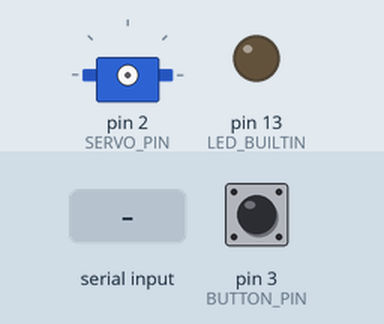
This sketch was run on a simulated Arduino Uno, built with avr-gcc and run on an emulated ATmega328P. Parts: servo, output pins drawn as LEDs (lit = HIGH). The test bench sets the inputs (shaded band); at power-on: pin 3 (BUTTON_PIN) HIGH.

Above: at 1.4 s.
1.5 s: "TEST\n" received over Serial
At 1.79 s:
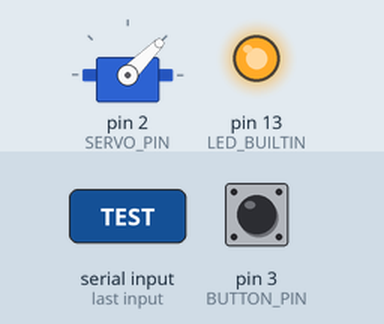
At 3.12 s:
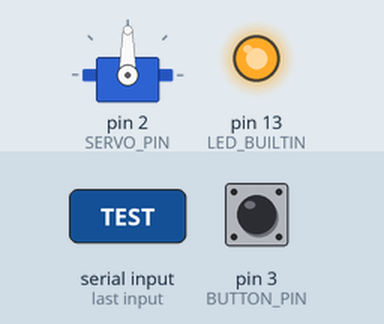
6.1 s: "OBSTACLE\n" received over Serial
At 6.61 s:
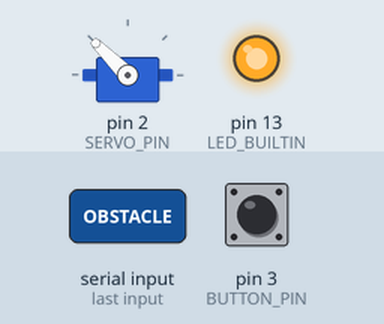
Timing chart, 0 to 9.4 s (numbered marks = the images above; inputs shaded):
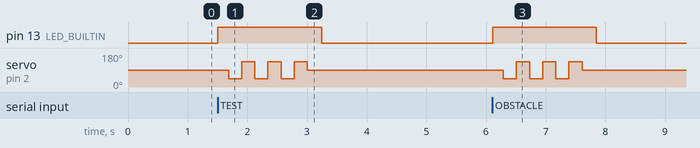

Measured:
- after the input at 1.5 s, pin 13 (LED_BUILTIN): LOW → HIGH at once, → LOW 1.7 s later; servo on pin 2 (SERVO_PIN): 90° → 45° after 0.18 s, then repeats every 0.44 s: 135° 0.22 s, 45° 0.22 s, until it stays 90° from 3.0 s
- after the input at 6.1 s, pin 13 (LED_BUILTIN): LOW → HIGH at once, → LOW 1.7 s later; servo on pin 2 (SERVO_PIN): 90° → 45° after 0.19 s, then repeats every 0.44 s: 135° 0.22 s, 45° 0.22 s, until it stays 90° from 7.6 s

The sketch:

hm10_sg90_button.ino
```cpp
// (licence header left out)
#include <Arduino.h>
#include <Servo.h>
#include <string.h>

const uint8_t SERVO_PIN = 2;
const uint8_t BUTTON_PIN = 3;
// true: powered 3-pin button module (S/V/G, with its own resistor).
// false: bare 2-pin switch between D3 and GND.
const bool BUTTON_MODULE = true;
const uint8_t CENTER_ANGLE = 90;
const uint8_t LEFT_ANGLE = 45;
const uint8_t RIGHT_ANGLE = 135;
// Hardware UART shared with USB. Disconnect D0/D1 wires before uploading.
// HM-10 TX -> UNO D0 (RX); UNO D1 (TX) -> divider -> HM-10 RX.
HardwareSerial &hm10 = Serial;
Servo warningServo;
char line[32];
uint8_t used = 0;
bool discardLine = false;
bool connectionSuffix = false;
unsigned long lastRxAt = 0;
const unsigned long RX_IDLE_MS = 500;
bool moving = false;
uint8_t phase = 0;
unsigned long phaseAt = 0;
const uint8_t warningAngles[] = {
  CENTER_ANGLE,
  LEFT_ANGLE, RIGHT_ANGLE,
  LEFT_ANGLE, RIGHT_ANGLE,
  LEFT_ANGLE, RIGHT_ANGLE,
  CENTER_ANGLE
};
const unsigned long phaseMs[] = {180, 220, 220, 220, 220, 220, 220, 240};
const uint8_t PHASE_COUNT = sizeof(warningAngles) / sizeof(warningAngles[0]);
static_assert(sizeof(phaseMs) / sizeof(phaseMs[0]) == PHASE_COUNT,
              "Each servo angle needs a hold duration");
bool rawButton = HIGH;
bool stableButton = HIGH;
uint8_t releasedLevel = HIGH;
unsigned long buttonChangedAt = 0;
bool assistantPending = false;
unsigned long lastAssistAt = 0;

void resetRxLine() {
  used = 0;
  line[0] = '\0';
  discardLine = false;
  connectionSuffix = false;
}

void startWarning() {
  if (moving) return; // Coalesce alerts; no queued/unbounded motor movement.
  warningServo.attach(SERVO_PIN);
  warningServo.write(warningAngles[0]);
  digitalWrite(LED_BUILTIN, HIGH);
  moving = true;
  phase = 0;
  phaseAt = millis();
}

void updateWarning() {
  if (!moving || millis() - phaseAt < phaseMs[phase]) return;
  phaseAt = millis();
  phase++;
  if (phase < PHASE_COUNT) warningServo.write(warningAngles[phase]);
  else {
    warningServo.detach();
    digitalWrite(SERVO_PIN, LOW);
    digitalWrite(LED_BUILTIN, LOW);
    moving = false;
    resetRxLine();
  }
}

void receiveByte(uint8_t value) {
  // HM-10 may append A/E/F to OK+CONN for a connection attempt/error/failure.
  // A real app command starts with T or O, so its first byte is not consumed.
  if (connectionSuffix) {
    connectionSuffix = false;
    if (value == 'A' || value == 'E' || value == 'F') return;
  }
  if (value == '\r') return;
  if (value == '\n') {
    if (!discardLine && (strcmp(line, "TEST") == 0 || strcmp(line, "OBSTACLE") == 0)) {
      startWarning();
    }
    resetRxLine();
    return;
  }
  if (discardLine) return;
  if (value < 32 || value > 126 || used >= sizeof(line) - 1) {
    used = 0;
    discardLine = true;
    return;
  }
  line[used++] = static_cast<char>(value);
  line[used] = '\0';
  // These local module notifications have no newline. Do not leave one
  // in front of the next phone command, e.g. OK+CONNTEST\n.
  if (strcmp(line, "OK+LOST") == 0) resetRxLine();
  else if (strcmp(line, "OK+CONN") == 0) {
    resetRxLine();
    connectionSuffix = true;
  }
}

void setup() {
  pinMode(BUTTON_PIN, BUTTON_MODULE ? INPUT : INPUT_PULLUP);
  pinMode(SERVO_PIN, OUTPUT);
  digitalWrite(SERVO_PIN, LOW); // No unsolicited movement at boot.
  pinMode(LED_BUILTIN, OUTPUT);
  digitalWrite(LED_BUILTIN, LOW);
  hm10.begin(9600);
  // Release the button while powering up/resetting. This accepts either
  // active-HIGH or active-LOW modules, and avoids a false press at startup.
  delay(200);
  releasedLevel = digitalRead(BUTTON_PIN);
  rawButton = stableButton = releasedLevel;
  buttonChangedAt = millis();
  lastAssistAt = millis() - 1000UL;
  resetRxLine();
  lastRxAt = millis();
  // This UART carries the BLE protocol. Do not print debug messages here.
}

void loop() {
  bool sample = digitalRead(BUTTON_PIN);
  if (sample != rawButton) { rawButton = sample; buttonChangedAt = millis(); }
  if (sample != stableButton && millis() - buttonChangedAt >= 40UL) {
    stableButton = sample;
    if (stableButton != releasedLevel) assistantPending = true;
  }
  // Expire an incomplete frame rather than join stale bytes to a fresh command.
  if (millis() - lastRxAt >= RX_IDLE_MS) resetRxLine();
  // Drain UART even during a gesture; startWarning() coalesces extra alerts.
  while (hm10.available()) {
    lastRxAt = millis();
    receiveByte(static_cast<uint8_t>(hm10.read()));
  }
  updateWarning();
  // Hardware UART keeps the button responsive even during the longer gesture.
  if (assistantPending && millis() - lastAssistAt >= 800UL) {
    hm10.print("ASSIST\n");
    assistantPending = false;
    lastAssistAt = millis();
  }
}
```
